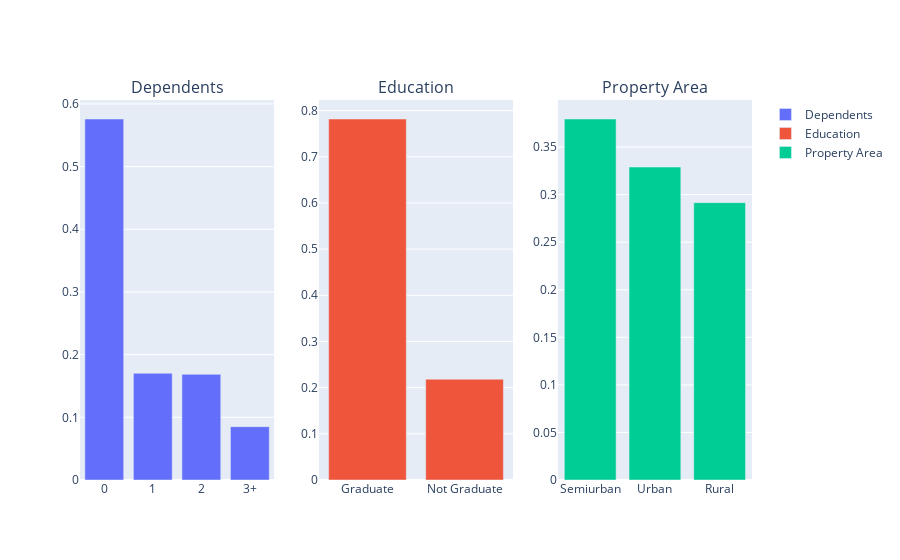

The notebook cell this image was saved under:
### Markdown cell above
# Categorical Distributions

### Code cell
import plotly.subplots as sp
import plotly.graph_objects as go

fig = sp.make_subplots(rows=1, cols=3, subplot_titles=['Dependents', 'Education', 'Property Area'])

# Dependents
fig.add_trace(go.Bar(x=train['Dependents'].value_counts(normalize=True).index,   #takes unique index values of normalized counts
                     y=train['Dependents'].value_counts(normalize=True),
                     name='Dependents'),
                     row=1, col=1)

# Education
fig.add_trace(go.Bar(x=train['Education'].value_counts(normalize=True).index,
                     y=train['Education'].value_counts(normalize=True),
                     name='Education'),
              row=1, col=2)

# Property Area
fig.add_trace(go.Bar(x=train['Property_Area'].value_counts(normalize=True).index,
                     y=train['Property_Area'].value_counts(normalize=True),
                     name='Property Area'),
              row=1, col=3)

fig.show()

### Figure 1 — Plotly figure (JSON) as saved in the notebook; plotly's stock layout.template omitted (floating-point values rounded to 4 significant figures)
{"data": [{"name": "Dependents", "type": "bar", "x": ["0", "1", "2", "3+"], "xaxis": "x", "y": [0.576, 0.1703, 0.1686, 0.08514], "yaxis": "y"}, {"name": "Education", "type": "bar", "x": ["Graduate", "Not Graduate"], "xaxis": "x2", "y": [0.7818, 0.2182], "yaxis": "y2"}, {"name": "Property Area", "type": "bar", "x": ["Semiurban", "Urban", "Rural"], "xaxis": "x3", "y": [0.3795, 0.329, 0.2915], "yaxis": "y3"}], "layout": {"annotations": [{"font": {"size": 16}, "showarrow": false, "text": "Dependents", "x": 0.1444, "xanchor": "center", "xref": "paper", "y": 1, "yanchor": "bottom", "yref": "paper"}, {"font": {"size": 16}, "showarrow": false, "text": "Education", "x": 0.5, "xanchor": "center", "xref": "paper", "y": 1, "yanchor": "bottom", "yref": "paper"}, {"font": {"size": 16}, "showarrow": false, "text": "Property Area", "x": 0.8556, "xanchor": "center", "xref": "paper", "y": 1, "yanchor": "bottom", "yref": "paper"}], "xaxis": {"anchor": "y", "domain": [0, 0.2889]}, "xaxis2": {"anchor": "y2", "domain": [0.3556, 0.6444]}, "xaxis3": {"anchor": "y3", "domain": [0.7111, 1]}, "yaxis": {"anchor": "x", "domain": [0, 1]}, "yaxis2": {"anchor": "x2", "domain": [0, 1]}, "yaxis3": {"anchor": "x3", "domain": [0, 1]}}}
